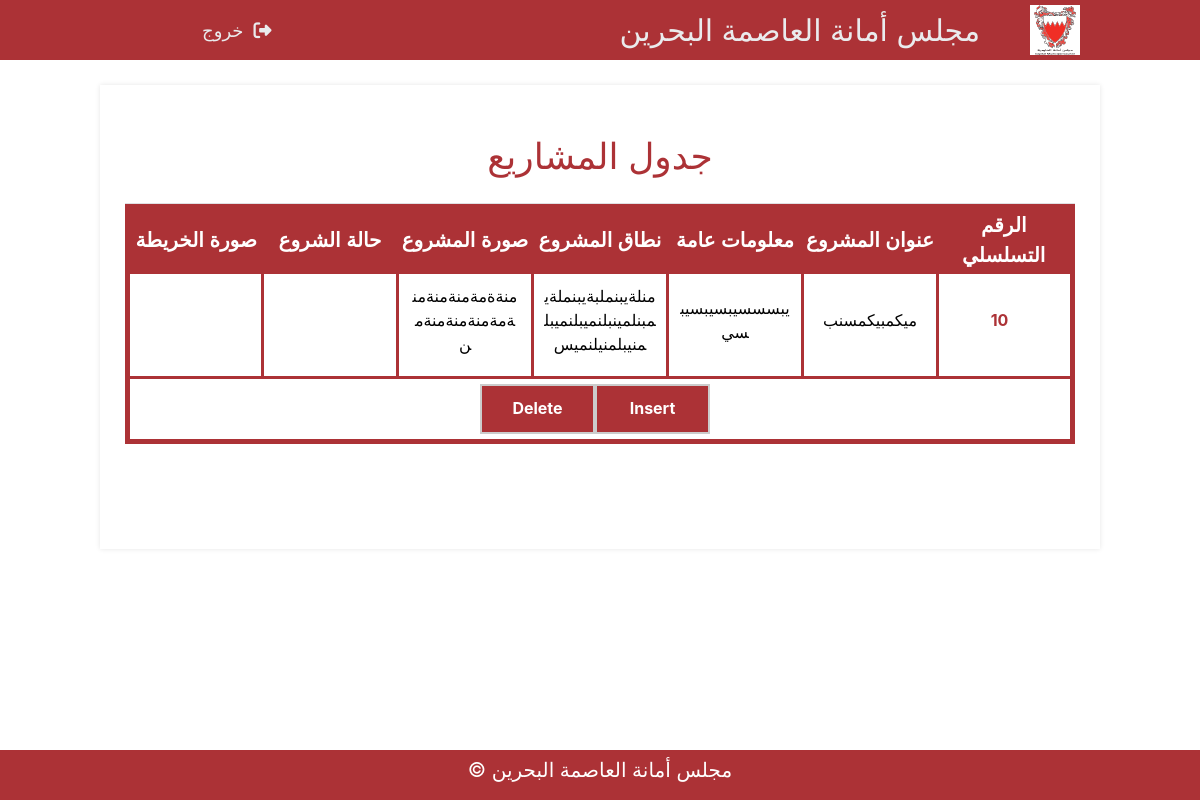
The app's page /php/projectTable.php (signed in) with its own data.
### tables this page shows
CREATE TABLE `projects_info` (
  `seqNo` int(255) NOT NULL,
  `title` varchar(150) NOT NULL,
  `description` varchar(500) NOT NULL,
  `status` varchar(500) NOT NULL,
  `area` varchar(500) NOT NULL,
  `image` varchar(200) NOT NULL,
  `map` varchar(200) NOT NULL
);

### php/projectTable.php (the view, shortened to what this page needs)
<?php
    $username = "root";
    $password = "";
    $database = "cmc";
    $mysqli = new mysqli("localhost", $username, $password, $database);
    $query = "SELECT * FROM projects_info";
?>
<!DOCTYPE html>
<html class="righttoleft">
<head>
    <link rel="stylesheet" type="text/css" href="../css/tablestyle.css">
    <link href="../css/homestyle.css" rel="stylesheet" type="text/css">
    <link rel="stylesheet" href="https://stackpath.bootstrapcdn.com/bootstrap/4.4.1/css/bootstrap.min.css">
</head>
<body>
    <header>
        <nav class="navtop">
            <div>
                <a href="../php/home.php">
                    <img class="whiteback" src="../assets/logo.svg" alt="Capital Municipal Council of Bahrain Logo" width="50px" height="50px">
                    <h1>مجلس أمانة العاصمة البحرين</h1>
                </a>
                <a href="../php/logout.php"><i class="fas fa-sign-out-alt"></i>خروج</a>
            </div>
        </nav>
    </header>
    <div class="content">
        <div class="page">
            <h2>جدول المشاريع</h2>
            <?php
                    echo '
                        <table id="display">
                            <tr>
                                <th> <font face="Arial">الرقم التسلسلي</font> </th>
                                <th> <font face="Arial">عنوان المشروع</font> </th>
                                <th> <font face="Arial">معلومات عامة</font> </th>
                                <th> <font face="Arial">نطاق المشروع</font> </th>
                                <th> <font face="Arial">صورة المشروع</font> </th>
                                <th> <font face="Arial">حالة الشروع</font> </th>
                                <th> <font face="Arial">صورة الخريطة</font> </th>
                            </tr>
                        ';
            if ($result = $mysqli->query($query)) {
                while ($row = $result->fetch_assoc()) {
                    $field1name = $row["seqNo"];
                    $field2name = $row["title"];
                    $field3name = $row["description"];
                    $field4name = $row["status"];
                    $field5name = $row["area"];
                    $field6name = $row["image"];
                    $field7name = $row["map"];
                    echo '<tr>
                            <td><p>'.$field1name.'</p></td>
                            <td><p>'.$field2name.'</p></td>
                            <td><p>'.$field3name.'</p></td>
                            <td><p>'.$field4name.'</p></td>
                            <td><p>'.$field5name.'</p></td>
                            <td><p>'.$field6name.'</p></td>
                            <td><p>'.$field7name.'</p></td>
                        </tr>';
                }
            }
            echo '<tr><td colspan="7"><a href="project.php"  class="button">Insert</a><a href="projectDelete.php"  class="button">Delete</a></td></tr>'
        ?>
        </div>
    <div class="footer">
        <p>مجلس أمانة العاصمة البحرين &copy</p>
    </div>
</body>
</html>

### css/tablestyle.css (style rules this page uses)
h2 { text-align: center; }
#display { color: black; border-style: solid; border-width: 5px; border-radius: 10px; border-color: #ac3236; position: relative; text-align: center; padding: 5px; margin: 0 auto; margin-bottom: 80px; table-layout: fixed; width:100%; }
#display tr:first-child { background-color: #ac3236; color: white; font-size: 20px; }
th { color: white; }
tr td { border-style: solid; border-width: 2 px; border-color: #ac3236; padding: 10px; }
td p { word-break: break-word; margin: 30px auto; white-space: pre-line; }
.button { display: inline-block; width: 115px; height: 50px; text-align: center; font-weight: bold; text-decoration: none; background-color: #ac3236; color: white; border:2px solid #ccc; padding: 10px 24px; transition-duration: 0.4s; }

### css/homestyle.css (style rules this page uses)
.righttoleft { direction: rtl !important; }
.whiteback { align-items: center; text-align: center; margin: auto; background-color: #ffffff; width: 50px; height: 50px; }
.navtop { background-color: #ac3236; height: 60px; width: 100%; border: 0; direction: rtl; }
.navtop div { display: flex; margin: 0 auto; width: 1000px; height: 100%; }
.navtop div h1, .navtop div a { display: inline-flex; align-items: center; }
.navtop div h1 { flex: 1; font-size: 30px; padding-right: 50px; padding-left: 300px; margin: 0; color: #eaebed; font-weight: normal; }
.navtop div a { padding: 0 20px; text-decoration: none; color: #eaebed; font-size: 18px; }
.navtop div a i { padding: 2px 8px 0 0; padding-left: 10px; }
.content { width: 1000px; margin: 0 auto; }
.content h2 { margin: 0; padding: 25px 0; font-size: 36px; border-bottom: 1px solid #e0e0e3; color: #ac3236; }
.content>p, .content>div { box-shadow: 0 0 5px 0 rgba(0, 0, 0, 0.1); margin: 25px 0; padding: 25px; background-color: #fff; }
.content>p table td, .content>div table td { padding: 5px; }
.content>p table td:first-child, .content>div table td:first-child { font-weight: bold; color: #ac3236; padding-right: 15px; }
.content>div p { padding: 5px; margin: 0 0 10px 0; }
.footer { position: fixed; left: 0; bottom: 0; width: 100%; background-color: #ac3236; color: white; text-align: center; font-size: 20px; }

### records on screen
projects_info: seqNo "10", title "ميكمبيكمسنب", description "يبسسسيبسيبسيبسي", status "منلةيبنملبةيبنملةيمبنلمينبلنميبلنميبلمنيبلمنيلنميس", area "منةةمةمنةمنةمنةمةمنةمنةمنةمن"
